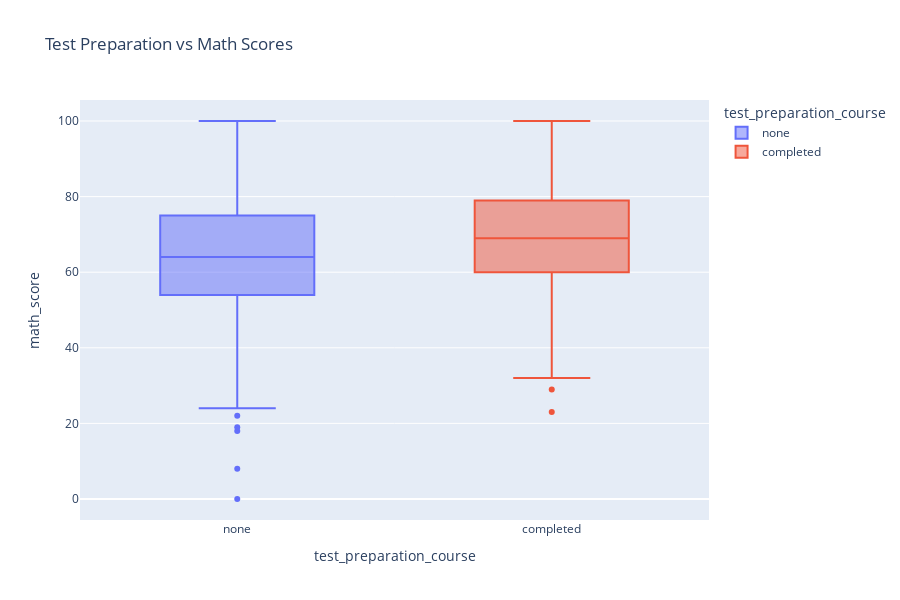

The cell this chart's notebook holds for it:
### Markdown cell above
Below we compare scores based on:
- Whether students completed a test preparation course.
- Whether they receive a standard or free/reduced lunch.

Observations:
- Students who completed test preparation scored 5–10 points higher on average across all subjects.  
- Those with standard lunches performed slightly better, possibly reflecting socioeconomic differences (standard lunch often correlates with higher income households).

### Code cell
#Comparison between students who received test prep and those who had not
px.box(df, 
        x = 'test_preparation_course', 
        y = 'math_score', 
        color = 'test_preparation_course',
        title ='Test Preparation vs Math Scores',
        height = 600, 
)

### Figure 1 — Plotly figure (JSON) as saved in the notebook; plotly's stock layout.template omitted (floating-point values rounded to 4 significant figures; data arrays with more than 128 entries replaced by an {"elided": "..."} marker saying what was removed)
{"data": [{"alignmentgroup": "True", "hovertemplate": "test_preparation_course=%{x}<br>math_score=%{y}<extra></extra>", "legendgroup": "none", "marker": {"color": "#636efa"}, "name": "none", "notched": false, "offsetgroup": "none", "orientation": "v", "showlegend": true, "type": "box", "x": {"elided": "642 str values"}, "x0": " ", "xaxis": "x", "y": {"elided": "642 int values"}, "y0": " ", "yaxis": "y"}, {"alignmentgroup": "True", "hovertemplate": "test_preparation_course=%{x}<br>math_score=%{y}<extra></extra>", "legendgroup": "completed", "marker": {"color": "#EF553B"}, "name": "completed", "notched": false, "offsetgroup": "completed", "orientation": "v", "showlegend": true, "type": "box", "x": {"elided": "358 str values"}, "x0": " ", "xaxis": "x", "y": {"elided": "358 int values"}, "y0": " ", "yaxis": "y"}], "layout": {"boxmode": "overlay", "height": 600, "legend": {"title": {"text": "test_preparation_course"}, "tracegroupgap": 0}, "title": {"text": "Test Preparation vs Math Scores"}, "xaxis": {"anchor": "y", "categoryarray": ["none", "completed"], "categoryorder": "array", "domain": [0, 1], "title": {"text": "test_preparation_course"}}, "yaxis": {"anchor": "x", "domain": [0, 1], "title": {"text": "math_score"}}}}
